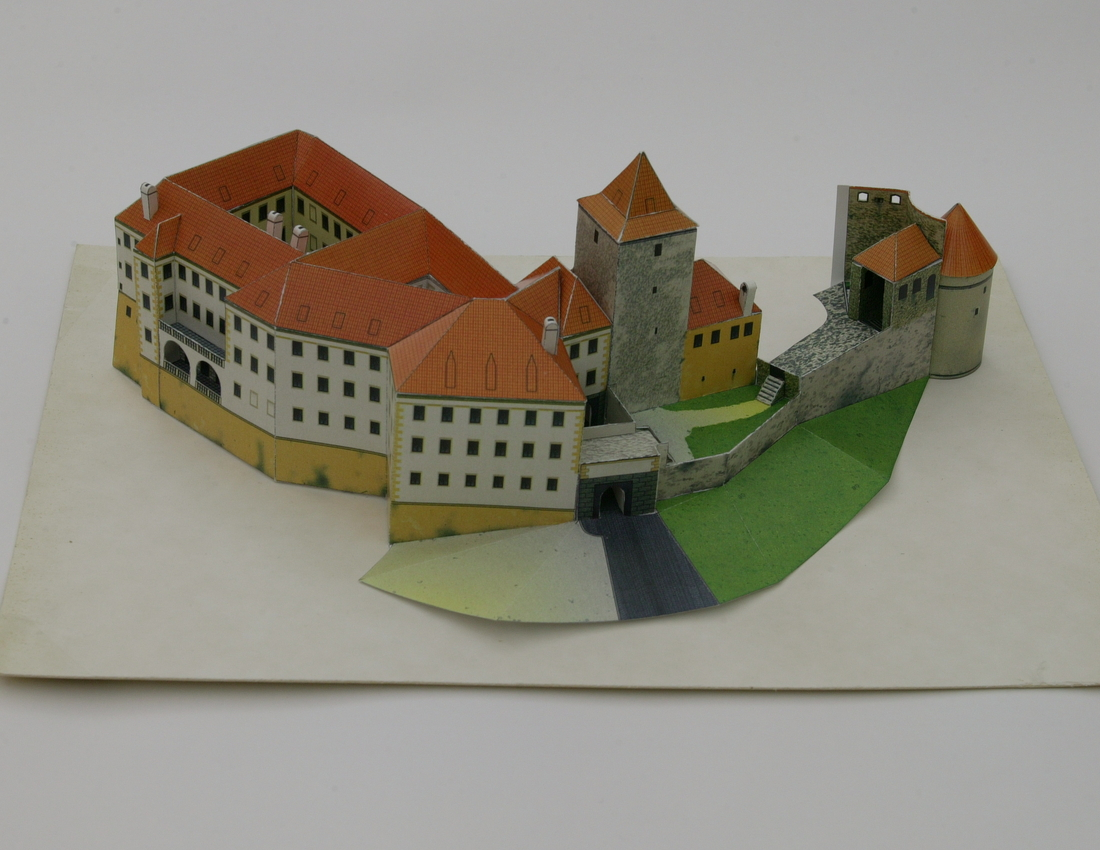
#> input picture 04_calibrated_camera_pose/daliborka_01.jpeg, 1100 x 850 px
$ python hw04b.py
#> lines starting #> are read from the running program, lines starting #| are printed output that depends on the picture
### 04_calibrated_camera_pose/lib.py
import numpy as np
from numpy.linalg import norm, inv


def p3p_polynom(d12, d23, d31, c12, c23, c31):
    """
    >>> a0, a1, a2, a3, a4 = p3p_polynom(d12, d23, d31, c12, c23, c31)
    """

    a4 = -4*d23**4*d12**2*d31**2*c23**2+d23**8-2*d23**6*d12**2-2*d23**6*d31**2+d23**4*d12**4+2*d23**4*d12**2*d31**2+d23**4*d31**4

    a3 = 8*d23**4*d12**2*d31**2*c12*c23**2+4*d23**6*d12**2*c31*c23-4*d23**4*d12**4*c31*c23+4*d23**4*d12**2*d31**2*c31*c23-4*d23**8*c12+4*d23**6*d12**2*c12+8*d23**6*d31**2*c12-4*d23**4*d12**2*d31**2*c12-4*d23**4*d31**4*c12

    a2 = -8*d23**6*d12**2*c31*c12*c23-8*d23**4*d12**2*d31**2*c31*c12*c23+4*d23**8*c12**2-4*d23**6*d12**2*c31**2-8*d23**6*d31**2*c12**2+4*d23**4*d12**4*c31**2+4*d23**4*d12**4*c23**2-4*d23**4*d12**2*d31**2*c23**2+4*d23**4*d31**4*c12**2+2*d23**8-4*d23**6*d31**2-2*d23**4*d12**4+2*d23**4*d31**4

    a1 = 8*d23**6*d12**2*c31**2*c12+4*d23**6*d12**2*c31*c23-4*d23**4*d12**4*c31*c23+4*d23**4*d12**2*d31**2*c31*c23-4*d23**8*c12-4*d23**6*d12**2*c12+8*d23**6*d31**2*c12+4*d23**4*d12**2*d31**2*c12-4*d23**4*d31**4*c12

    a0 = -4*d23**6*d12**2*c31**2+d23**8-2*d23**4*d12**2*d31**2+2*d23**6*d12**2+d23**4*d31**4+d23**4*d12**4-2*d23**6*d31**2

    return np.array([a0, a1, a2, a3, a4])


def p3p_dverify(n1, n2, n3, d12, d23, d31, c12, c23, c31):
    """
    Function p3p_dverify for verification of computed camera-to-point distances using the cosine law.
    Use this function in p3p_distances. The function returns vector of three errors, one for each equation.
    Each computed error should be distance (not squared), relative to particular d_{jk}
    """
    error = lambda x, y, d, c: (np.sqrt(x ** 2 + y ** 2 - 2 * x * y * c) - d) / d
    e1 = error(n1, n2, d12, c12)
    e2 = error(n2, n3, d23, c23)
    e3 = error(n1, n3, d31, c31)
    return np.array([e1, e2, e3])


def p3p_distances(d12, d23, d31, c12, c23, c31):
    """
    Computes η_1, η_2, η_3
    >>> n1s, n2s, n3s = p3p_distances(d12, d23, d31, c12, c23, c31)
    Returns 3-tuple of η arrays
    """
#> called with d12 = 1, d23 = 1.41, d31 = 1, c12 = 0.964, c23 = 0.92, c31 = 0.967
    a0, a1, a2, a3, a4 = p3p_polynom(d12, d23, d31, c12, c23, c31)

    C = np.array([
        [0, 0, 0, -a0 / a4],
        [1, 0, 0, -a1 / a4],
        [0, 1, 0, -a2 / a4],
        [0, 0, 1, -a3 / a4]
    ])

    # solve eq. (7.88)
    n12s = np.linalg.eigvals(C)

    n1s = []
    n2s = []
    n3s = []

    threshold = 1e-4

    for n12 in n12s:
        # complex solutions are artifacts of the method and should not be further considered
        if np.iscomplex(n12):
            continue

        n12 = np.real(n12)

        # eqs. (7.69) - (7.74)
        m1 = d12 ** 2
        p1 = -2 * d12 ** 2 * n12 * c23
        q1 = d23 ** 2 * (1 + n12 ** 2 - 2 * n12 * c12) - d12 ** 2 * n12 ** 2
        m2 = d31 ** 2 - d23 ** 2
        p2 = 2 * d23 ** 2 * c31 - 2 * d31 ** 2 * n12 * c23
        q2 = d23 ** 2 - d31 ** 2 * n12 ** 2

        # eq. (7.89)
        n13 = (m1 * q2 - m2 * q1) / (m1 * p2 - m2 * p1)

        # eqs. (7.91) - (7.93)
        n1 = d12 / np.sqrt(1 + n12 ** 2 - 2 * n12 * c12)
        n2 = n1 * n12
        n3 = n1 * n13

        errors = p3p_dverify(n1, n2, n3, d12, d23, d31, c12, c23, c31)
        # print(errors)

        if np.all(errors <= threshold):
            n1s.append(n1)
            n2s.append(n2)
            n3s.append(n3)


    return n1s, n2s, n3s


def p3p_angles(x1, x2, x3, K):
    """
    Solves eq. (7.59)
    """
    x1 = cvec(x1)
    x2 = cvec(x2)
    x3 = cvec(x3)

    K_inv = np.linalg.inv(K)

    cos2 = lambda x, y: ((x.T @ K_inv.T @ K_inv @ y) / (norm(K_inv @ x) * norm(K_inv @ y)))[0][0]

    c12 = cos2(x1, x2)
    c23 = cos2(x2, x3)
    c31 = cos2(x1, x3)

    return c12, c23, c31


# [47 lines left out: function p3p_RC, not called in this run]


def e2p(X):
    """
    Euclidian to projective coordinates: (n, m) -> (n + 1, m)
    """
    return np.vstack([X, np.ones(X.shape[1])])


def p2e(X):
    """
    Projective to euclidian coordinates: (n, m) -> (n - 1, m)
    """
    return X[:-1] / X[-1]


def cvec(x):
    return np.asarray(x).reshape(-1, 1)


def rvec(x):
    return np.asarray(x).reshape(-1)


def plot_csystem(ax, base, origin, name, color):
    """
    >>> plot_csystem(ax, np.eye(3), np.zeros([3, 1]), 'k', 'd')
    """
    C = origin[:, 0]
    Cx, Cy = base[:, 0], base[:, 1]
    Cz = None if base.shape[1] == 2 else base[:, 2]

    # Cx /= np.linalg.norm(Cx)
    # Cy /= np.linalg.norm(Cy)

    ax.quiver3D(*C, *Cx, arrow_length_ratio=0.1, color=color)
    ax.quiver3D(*C, *Cy, arrow_length_ratio=0.1, color=color)

    ax.text(*(C + Cx), f'${name}_x$')
    ax.text(*(C + Cy), f'${name}_y$')

    if Cz is not None:
        # Cz /= np.linalg.norm(Cz)
        ax.quiver3D(*C, *Cz, arrow_length_ratio=0.1, color=color)
        ax.text(*(C + Cz), f'${name}_z$')

### 04_calibrated_camera_pose/hw04b.py
from lib import *

import matplotlib.pyplot as plt
import scipy
import scipy.io as sio
import itertools


def is_orthonormal(A, th=1e-8):
    return np.allclose(A.T @ A - np.eye(3), 0, th)


def p3p_RC(N, u, X, K):
    """
    The function takes one configuration of η_i and returns a single R and C.
    Note that R must be orthonormal with determinant equal to +1.
    :param N: [η_1, η_2, η_3]
    :param u: coordinates of image points
    :param X: coordinates of world points
    :param K: Camera calibration mat
    :return: calibrated camera centre C and orientation R
    """

    # preparing data because of incorrect input (named as matlab form)...
    u = u.T
    X = X.T

    R, C = list(), list()
    new_u = list()
    inv_K = np.linalg.inv(K)
    for each in u:
            tmp = each
            if min(tmp.shape) == 2:
                tmp = list(tmp.reshape(2, ))
                tmp.append(1)
                tmp = inv_K @ tmp
            else:
                tmp = list(tmp.reshape(3, ))
                tmp = inv_K @ tmp
            new_u.append(tmp)

    u = new_u
    Y = [N[i] * (u[i] / np.linalg.norm(u[i])) for i in range(3)]

    Z2e = (Y[1] - Y[0]).reshape(3, )
    Z2d = (X[1] - X[0]).reshape(3, )
    Z3e = (Y[2] - Y[0]).reshape(3, )
    Z3d = (X[2] - X[0]).reshape(3, )

    Z1e = np.cross(Z2e, Z3e)
    Z1d = np.cross(Z2d, Z3d)

    R = np.c_[Z1e, Z2e, Z3e] @ np.linalg.inv(np.c_[Z1d, Z2d, Z3d])
    # [4 lines of commented-out code are left out]

    C = X[0].reshape(3, ) - (R.T @ Y[0].reshape(3, ))
    C = C.reshape(3, 1)

    return R, C


def find_optimal_RC(u, X, K, indices):
    X_p = e2p(X)
    u_p = e2p(u)

    errors_max = []
    centers_all = []
    R_best = None
    C_best = None
    idx_best = None
    error_vectors_best = None

    minmax_error = np.inf

    for idx in itertools.combinations(indices, 3):
        # sample three scene-to-image correspondences (X, u)
        X1, X2, X3 = X[:, idx].T
        u1, u2, u3 = u_p[:, idx].T

        # compute the cosines
        c12, c23, c31 = p3p_angles(u1, u2, u3, K)

        # compute distances between points
        d12 = norm(X1 - X2)
        d23 = norm(X2 - X3)
        d31 = norm(X1 - X3)

        # compute the camera-points distances η
        n1s, n2s, n3s = p3p_distances(d12, d23, d31, c12, c23, c31)

        _u = u[:, idx]
        _X = X[:, idx]

        for N in zip(n1s, n2s, n3s):
            R, C = p3p_RC(N, _u, _X, K)

            if not is_orthonormal(R):
                continue

            Q = K @ R @ np.c_[np.eye(3), -C]

            # reproject points
            u_r = p2e(Q @ X_p)

            # calculate reprojection errors
            error_vectors = u_r - u
            errors = np.linalg.norm(error_vectors, axis=0)
            max_error = errors.max()
            errors_max.append(max_error)
            centers_all.append(C)

            if max_error < minmax_error:
                minmax_error = max_error
                R_best = R
                C_best = C
                idx_best = idx
                error_vectors_best = error_vectors
                print(max_error)

    return R_best, C_best, idx_best, errors_max, error_vectors_best, centers_all


if __name__ == "__main__":
    #! 1
    C = cvec([1, 2, -3])
    f = 1
    K = R = I = np.eye(3)

    P = 1 / f * K @ R @ np.c_[I, -C]

    # define three 3d points
    X1 = cvec([0, 0, 0])
    X2 = cvec([1, 0, 0])
    X3 = cvec([0, 1, 0])

    # project points by P: δ -> β
    x1 = P @ e2p(X1)
    x2 = P @ e2p(X2)
    x3 = P @ e2p(X3)

    # express in β base x_β = [x_ɑ, 1]
    x1 = x1 / x1[-1]
    x2 = x2 / x2[-1]
    x3 = x3 / x3[-1]

    # compute the cosines
    c12, c23, c31 = p3p_angles(x1, x2, x3, K)

    # compute distances between points
    d12 = norm(X1 - X2)
    d23 = norm(X2 - X3)
    d31 = norm(X1 - X3)

    # compute the camera-points distances η
    n1s, n2s, n3s = p3p_distances(d12, d23, d31, c12, c23, c31)

    u1 = p2e(x1)
    u2 = p2e(x2)
    u3 = p2e(x3)

    u = np.c_[u1, u2, u3]
    X = np.c_[X1, X2, X3]

    for N in zip(n1s, n2s, n3s):
        R_pred, C_pred = p3p_RC(N, u, X, K)

        print('sum of abs diffs')
        print(np.abs(R - R_pred).sum())
        print(np.abs(C - C_pred).sum())
        print()

    #! 2, 3, 4, 5

    K = sio.loadmat("K.mat")["K"]
#> (reads 04_calibrated_camera_pose/K.mat from the repository)
    file = sio.loadmat("daliborka_01-ux.mat")
#> (reads 04_calibrated_camera_pose/daliborka_01-ux.mat from the repository)
    u = file['u']
    X = file['x']

    indices = np.array([58, 85, 1, 25, 98, 62, 100, 53, 34, 51]) - 1

    R_best, C_best, idx_best, errors_max, error_vectors, centers_all = find_optimal_RC(u, X, K, indices)

    Q_best = K @ R_best @ np.c_[I, -C_best]

    # reproject points
    u_p = Q_best @ e2p(X)
    u_e = p2e(u_p)
    error_vectors = u_e - u

    #! 6
    # Export the optimal R, C, and point_sel (indices [i1, i2, i3] of the three points used for computing the optimal R, C) as 04_p3p.mat.
    sio.savemat('04_p3p.mat', {'R': R_best, 'C': C_best, 'point_sel': idx_best})

    #! 7
    # Display the image (daliborka_01) and draw u as blue dots,
    # highlight the three points used for computing the best R, C by drawing them as yellow dots,
    # and draw the displacements of reprojected points x multiplied 100 times as red lines.
    # Export as 04_RC_projections_errors.pdf.
    image = plt.imread('daliborka_01.jpeg').copy()
#> image is the input picture: shape (850, 1100, 3); mean R, G, B 145.8, 142, 130

    u_err = u + 100 * error_vectors

    fig, ax = plt.subplots(1, 1)
    ax.imshow(image)
    ax.scatter(u[0, idx_best], u[1, idx_best], marker='o', c='yellow', label='Used for P')
    ax.scatter(u[0], u[1], marker='.', c='blue', label='Orig. pts')
    # ax.scatter(u_e[0], u_e[1], marker='.', c='magenta', label='Repr. pts')
    ax.plot([u[0], u_err[0]], [u[1], u_err[1]], 'r-')
    ax.plot([u[0, 0], u_err[0, 0]], [u[1, 0], u_err[1, 0]], 'r-', label='Errors')
    plt.legend()
    plt.savefig('04_RC_projections_errors.pdf')
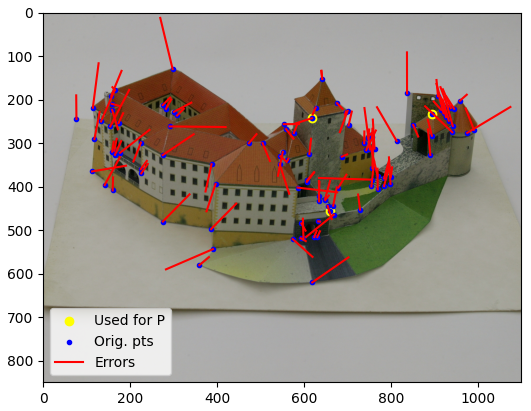
#> figure drawn by matplotlib, 1 panel
    # plt.show()
    plt.close()

    #! 8
    # Plot the decadic logarithm log10() of the maximum reprojection error of all the computed poses as
    # the function of their trial index and export as 04_RC_maxerr.pdf.
    # Plot the errors as points, not lines, in this case.
    fig, ax = plt.subplots(1, 1)
    ax.scatter(np.arange(len(errors_max)), errors_max, marker='.')
    ax.set_title('Maximal err. for each tested P')
    ax.set_ylabel('log10 max err [px]')
    ax.set_xlabel('trial')
    ax.set_yscale('log')
    plt.savefig('04_RC_maxerr.pdf')
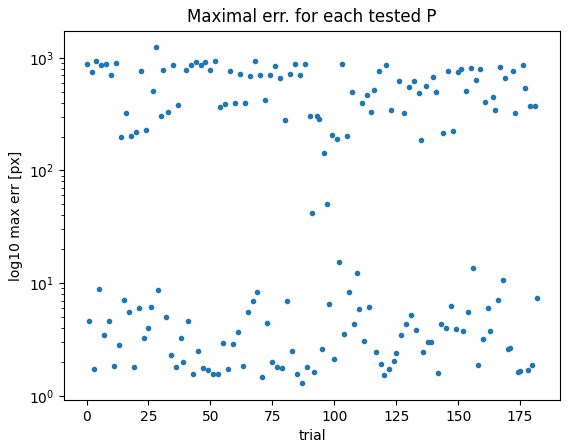
#> figure drawn by matplotlib, 1 panel
    # plt.show()
    plt.close()

    #! 9
    # Plot the reprojection error of the best R, C on all 109 points as the function of point index and export as 04_RC_pointerr.pdf.
    errors = np.linalg.norm(error_vectors, axis=0)
    fig, ax = plt.subplots(1, 1)
    ax.plot(errors)
    ax.set_title('All point errors for the best P')
    ax.set_ylabel('err [px]')
    ax.set_xlabel('point')
    plt.savefig('04_RC_pointerr.pdf')
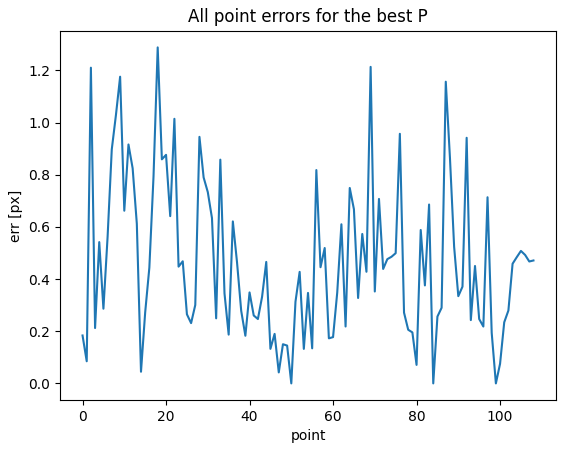
#> figure drawn by matplotlib, 1 panel; curve peaks at x = 18, y = 1.29
    # plt.show()
    plt.close()

    #! 10
    # Draw the coordinate systems δ (black), ε (magenta) of the optimal R, C, draw the 3D scene points (blue),
    # and draw centers (red) of all cameras you have tested. Export as 04_scene.pdf.
    centers_all = np.hstack(centers_all)

    # δ base
    Delta = np.eye(3)
    d = cvec([0, 0, 0])

    # ε base
    Epsilon = Delta @ inv(R_best)
    e = C_best.copy()

    margin = 1

    ax = plt.axes(projection='3d')
    ax.axes.set_xlim3d(-margin, margin)
    ax.axes.set_ylim3d(-margin, margin)
    ax.axes.set_zlim3d(-margin, margin)
    ax.scatter(X[0], X[1], X[2], c='b', marker='.')
    ax.scatter(centers_all[0], centers_all[1], centers_all[2], c='r', marker='.')
    plot_csystem(ax, Epsilon, e, 'ε', 'magenta')
    plot_csystem(ax, Delta, d, 'δ', 'black')
    plt.savefig('04_scene.pdf')
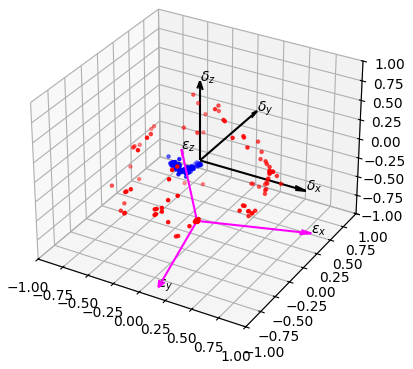
#> figure drawn by matplotlib, 1 panel
    # plt.show()
    plt.close()
